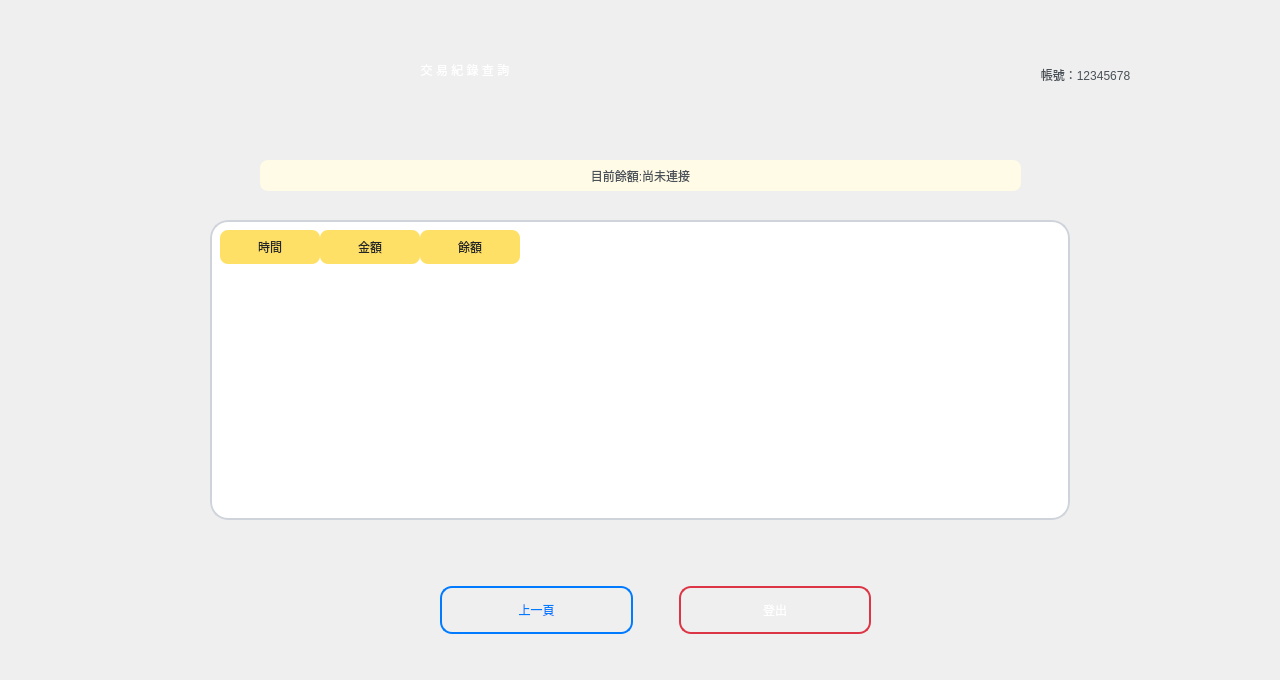
<?xml version="1.0" encoding="UTF-8"?>
<ui version="4.0">
 <class>docuWindow</class>
 <widget class="QMainWindow" name="docuWindow">
  <property name="geometry">
   <rect>
    <x>0</x>
    <y>0</y>
    <width>1280</width>
    <height>680</height>
   </rect>
  </property>
  <property name="windowTitle">
   <string>交易紀錄查詢</string>
  </property>
  <property name="styleSheet">
   <string notr="true">QMainWindow {
    background: qlineargradient(x1: 0, y1: 0, x2: 1, y2: 1,
                                 stop: 0 #add8e6, stop: 1 #7bb3d9);
}
</string>
  </property>
  <widget class="QWidget" name="centralwidget">
   <property name="styleSheet">
    <string notr="true">QWidget {
    background: qlineargradient(x1: 0, y1: 0, x2: 0, y2: 1,
                                 stop: 0 #c3e2f0, stop: 1 #87ceeb);
    font-family: &quot;Microsoft YaHei UI&quot;;
    color: #212529;
}
QWidget[class=&quot;QWidget&quot;] {
    background: transparent;
}
</string>
   </property>
   <widget class="QLabel" name="label_title">
    <property name="geometry">
     <rect>
      <x>30</x>
      <y>20</y>
      <width>870</width>
      <height>100</height>
     </rect>
    </property>
    <property name="cursor">
     <cursorShape>ForbiddenCursor</cursorShape>
    </property>
    <property name="styleSheet">
     <string notr="true">QLabel {
    font: bold 24pt &quot;Microsoft YaHei UI&quot;;
    color: #ffffff;
    background: qlineargradient(x1: 0, y1: 0, x2: 1, y2: 0,
                                 stop: 0 #667eea, stop: 1 #764ba2);
    border-radius: 12px;
    padding: 15px;
    margin: 5px;
}
</string>
    </property>
    <property name="text">
     <string>交 易 紀 錄 查 詢</string>
    </property>
    <property name="alignment">
     <set>Qt::AlignmentFlag::AlignCenter</set>
    </property>
   </widget>
   <widget class="QLabel" name="label_account">
    <property name="geometry">
     <rect>
      <x>960</x>
      <y>30</y>
      <width>251</width>
      <height>90</height>
     </rect>
    </property>
    <property name="cursor">
     <cursorShape>ForbiddenCursor</cursorShape>
    </property>
    <property name="styleSheet">
     <string notr="true">QLabel {
    font: bold 18pt &quot;Microsoft YaHei UI&quot;;
    color: #495057;
    background: qlineargradient(x1: 0, y1: 0, x2: 1, y2: 1,
                                 stop: 0 #ffbf00, stop: 1 #ffecb3);
    border-radius: 12px;
    padding: 10px;
}
</string>
    </property>
    <property name="text">
     <string>帳號：12345678</string>
    </property>
    <property name="alignment">
     <set>Qt::AlignmentFlag::AlignCenter</set>
    </property>
   </widget>
   <widget class="QLabel" name="label_balance">
    <property name="geometry">
     <rect>
      <x>260</x>
      <y>160</y>
      <width>761</width>
      <height>31</height>
     </rect>
    </property>
    <property name="cursor">
     <cursorShape>WaitCursor</cursorShape>
    </property>
    <property name="styleSheet">
     <string notr="true">QLabel {
    font: bold 14pt &quot;Microsoft YaHei UI&quot;;
    color: #495057;
    background: #fffbe6;
    border-radius: 8px;
    padding: 6px 12px;
}
</string>
    </property>
    <property name="text">
     <string>目前餘額:尚未連接</string>
    </property>
    <property name="alignment">
     <set>Qt::AlignmentFlag::AlignCenter</set>
    </property>
   </widget>
   <widget class="QWidget" name="tableBgWidget" native="true">
    <property name="geometry">
     <rect>
      <x>210</x>
      <y>220</y>
      <width>860</width>
      <height>300</height>
     </rect>
    </property>
    <property name="styleSheet">
     <string notr="true">QWidget { background: #fff; border-radius: 18px; }</string>
    </property>
    <widget class="QTableWidget" name="tableWidget">
     <property name="geometry">
      <rect>
       <x>0</x>
       <y>0</y>
       <width>860</width>
       <height>300</height>
      </rect>
     </property>
     <property name="cursor" stdset="0">
      <cursorShape>CrossCursor</cursorShape>
     </property>
     <property name="styleSheet">
      <string notr="true">QTableWidget {
    font: 13pt 'Microsoft YaHei UI';
    background: #fff;
    border-radius: 18px;
    border: 2px solid #ced4da;
    padding: 8px;
    margin: 0px;
}
QTableCornerButton::section {
    background: #fff;
    border-top-left-radius: 18px;
    border-top-right-radius: 18px;
    border-bottom-left-radius: 18px;
    border-bottom-right-radius: 18px;
}
QHeaderView::section {
    background: #ffe066;
    font: bold 13pt 'Microsoft YaHei UI';
    border-radius: 8px;
    padding: 6px;
}
</string>
     </property>
     <property name="selectionBehavior">
      <enum>QAbstractItemView::SelectionBehavior::SelectRows</enum>
     </property>
     <property name="showGrid">
      <bool>false</bool>
     </property>
     <property name="rowCount">
      <number>0</number>
     </property>
     <property name="columnCount">
      <number>3</number>
     </property>
     <attribute name="horizontalHeaderStretchLastSection">
      <bool>false</bool>
     </attribute>
     <column>
      <property name="text">
       <string>時間</string>
      </property>
     </column>
     <column>
      <property name="text">
       <string>金額</string>
      </property>
     </column>
     <column>
      <property name="text">
       <string>餘額</string>
      </property>
     </column>
    </widget>
   </widget>
   <widget class="QWidget" name="horizontalLayoutWidget_3">
    <property name="geometry">
     <rect>
      <x>440</x>
      <y>570</y>
      <width>431</width>
      <height>80</height>
     </rect>
    </property>
    <layout class="QHBoxLayout" name="horizontalLayout_3">
     <item>
      <widget class="QPushButton" name="back">
       <property name="cursor">
        <cursorShape>PointingHandCursor</cursorShape>
       </property>
       <property name="styleSheet">
        <string notr="true">QPushButton {
    font: bold 14pt &quot;Microsoft YaHei UI&quot;;
    background: qlineargradient(x1: 0, y1: 0, x2: 0, y2: 1,
                                 stop: 0 #ffffff, stop: 1 #f8f9fa);
    border: 2px solid #007bff;
    border-radius: 12px;
    color: #007bff;
    padding: 12px 20px;
    min-height: 20px;
}
QPushButton:hover {
    background: qlineargradient(x1: 0, y1: 0, x2: 0, y2: 1,
                                 stop: 0 #007bff, stop: 1 #0056b3);
    color: white;
    border: 2px solid #0056b3;
}
QPushButton:pressed {
    background: qlineargradient(x1: 0, y1: 0, x2: 0, y2: 1,
                                 stop: 0 #0056b3, stop: 1 #004085);
}
QPushButton:disabled {
    background-color: #e9ecef;
    color: #6c757d;
    border: 2px solid #dee2e6;
}
</string>
       </property>
       <property name="text">
        <string>上一頁</string>
       </property>
      </widget>
     </item>
     <item>
      <spacer name="horizontalSpacer_3">
       <property name="orientation">
        <enum>Qt::Orientation::Horizontal</enum>
       </property>
       <property name="sizeType">
        <enum>QSizePolicy::Policy::Preferred</enum>
       </property>
       <property name="sizeHint" stdset="0">
        <size>
         <width>40</width>
         <height>20</height>
        </size>
       </property>
      </spacer>
     </item>
     <item>
      <widget class="QPushButton" name="logout">
       <property name="cursor">
        <cursorShape>PointingHandCursor</cursorShape>
       </property>
       <property name="styleSheet">
        <string notr="true">
QPushButton {
    font: bold 14pt &quot;Microsoft YaHei UI&quot;;
    background: qlineargradient(x1: 0, y1: 0, x2: 0, y2: 1,
                                 stop: 0 #ff6b6b, stop: 1 #ee5a52);
    border: 2px solid #dc3545;
    color: white;
    border-radius: 12px;
    padding: 12px 20px;
    min-height: 20px;
}
QPushButton:hover {
    background: qlineargradient(x1: 0, y1: 0, x2: 0, y2: 1,
                                 stop: 0 #dc3545, stop: 1 #c82333);
}
</string>
       </property>
       <property name="text">
        <string>登出</string>
       </property>
      </widget>
     </item>
    </layout>
   </widget>
  </widget>
 </widget>
 <resources/>
 <connections/>
</ui>
